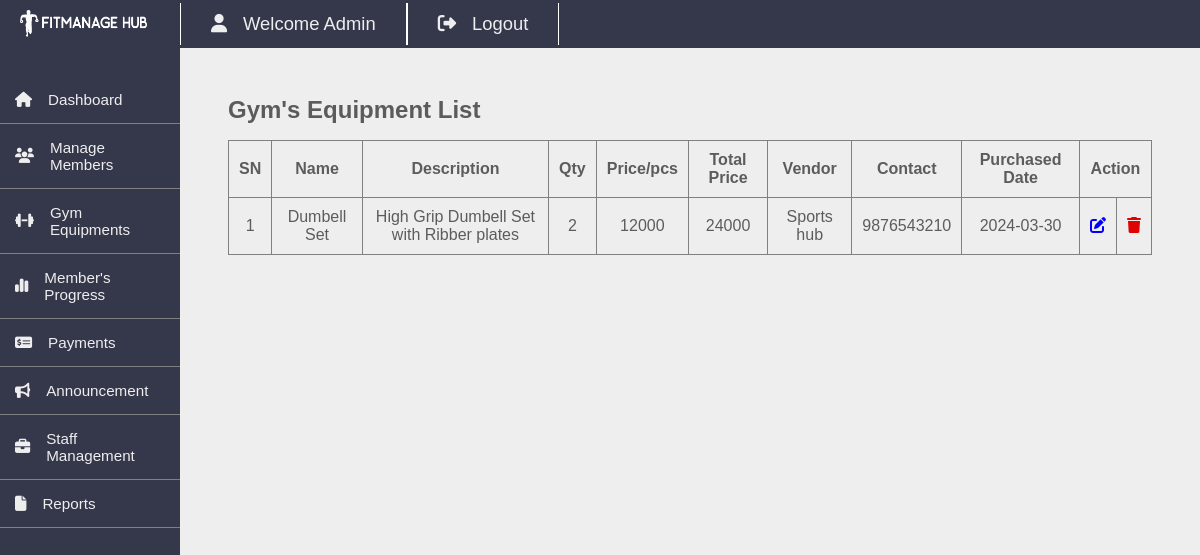
The page /admin/equipment-list.php (signed in) on the database its author committed.
### tables this page shows
CREATE TABLE `equipment` (
  `id` int(11) NOT NULL,
  `name` varchar(30) NOT NULL,
  `amount` int(100) NOT NULL,
  `quantity` int(100) NOT NULL,
  `total_amount` int(11) NOT NULL,
  `description` varchar(255) NOT NULL,
  `date` date NOT NULL,
  `vendor_id` int(11) NOT NULL
);

CREATE TABLE `vendors` (
  `id` int(11) NOT NULL,
  `vendor_name` varchar(100) NOT NULL,
  `address` varchar(100) NOT NULL,
  `contact` varchar(10) NOT NULL
);

### admin/equipment-list.php (the view, shortened to what this page needs)
<?php
include '../dbcon.php';
$sql="SELECT equipment.*, vendors.vendor_name, vendors.address, vendors.contact
    FROM equipment
    LEFT JOIN vendors ON equipment.vendor_id=vendors.id";
$res=mysqli_query($conn,$sql);
$sn=1;
?>
<!DOCTYPE html>
<html lang="en">
    <head>
        <link rel="stylesheet" href="css/equipment-list.css">
    </head>
    <body>
    <?php include 'includes/template.php';?>
<div class="content">
    <h2>Gym's Equipment List</h2>
    <table>
        <thead>
            <tr>
                <th>SN</th>
                <th>Name</th>
                <th>Description</th>
                <th>Qty</th>
                <th>Price/pcs</th>
                <th>Total Price</th>
                <th>Vendor</th>
                <th>Contact</th>
                <th>Purchased Date</th>
                <th colspan="2">Action</th>
            </tr>
        </thead>
        <tbody>
            <?php while($item=mysqli_fetch_assoc($res)) { ?>
            <tr>
                <td><?=$sn++?></td>
                <td><?=$item['name']?></td>
                <td><?=$item['description']?></td>
                <td><?=$item['quantity']?></td>
                <td><?=$item['amount']?></td>
                <td><?=$item['total_amount']?></td>
                <td><?=$item['vendor_name']?></td>
                <td><?=$item['contact']?></td>
                <td><?=$item['date']?></td>
                <td><a href="equipment-update.php?id=<?=$item['id']?>" class="update" title="Update Equipment Information"><i class="fa-solid fa-edit"></i></a></td>
                <td><a href="equipment-delete.php?id=<?=$item['id']?>" class="delete" title="Remove Equipment"><i class="fa-solid fa-trash"></i></a></td>
            </tr>
            <?php } ?>
        </tbody>
    </table>
</div>
<?php include 'includes/footer.php';?>

### admin/css/equipment-list.css (style rules this page uses)
table,th,td { color: rgb(92,92,92); border: 1px solid grey; text-align: center; padding: 10px; }
table { border-collapse: collapse; width: 100%; margin-top: 1rem; }
table .delete { color: rgb(223, 4, 4); }
table .update { color: blue; }

### admin/css/template.css (style rules this page uses)
* { margin: 0; padding: 0; font-family: "Poppins", sans-serif; }
body { background-color: #eeeeee; }
.content { margin: 3rem; color: rgb(91,91,91); }

### rows shown on the page
equipment: name "Dumbell Set", description "High Grip Dumbell Set with Ribber plates", quantity "2", amount "12000", total_amount "24000", vendor.vendor_name "Sports hub", vendor.contact "9876543210", date "2024-03-30"
